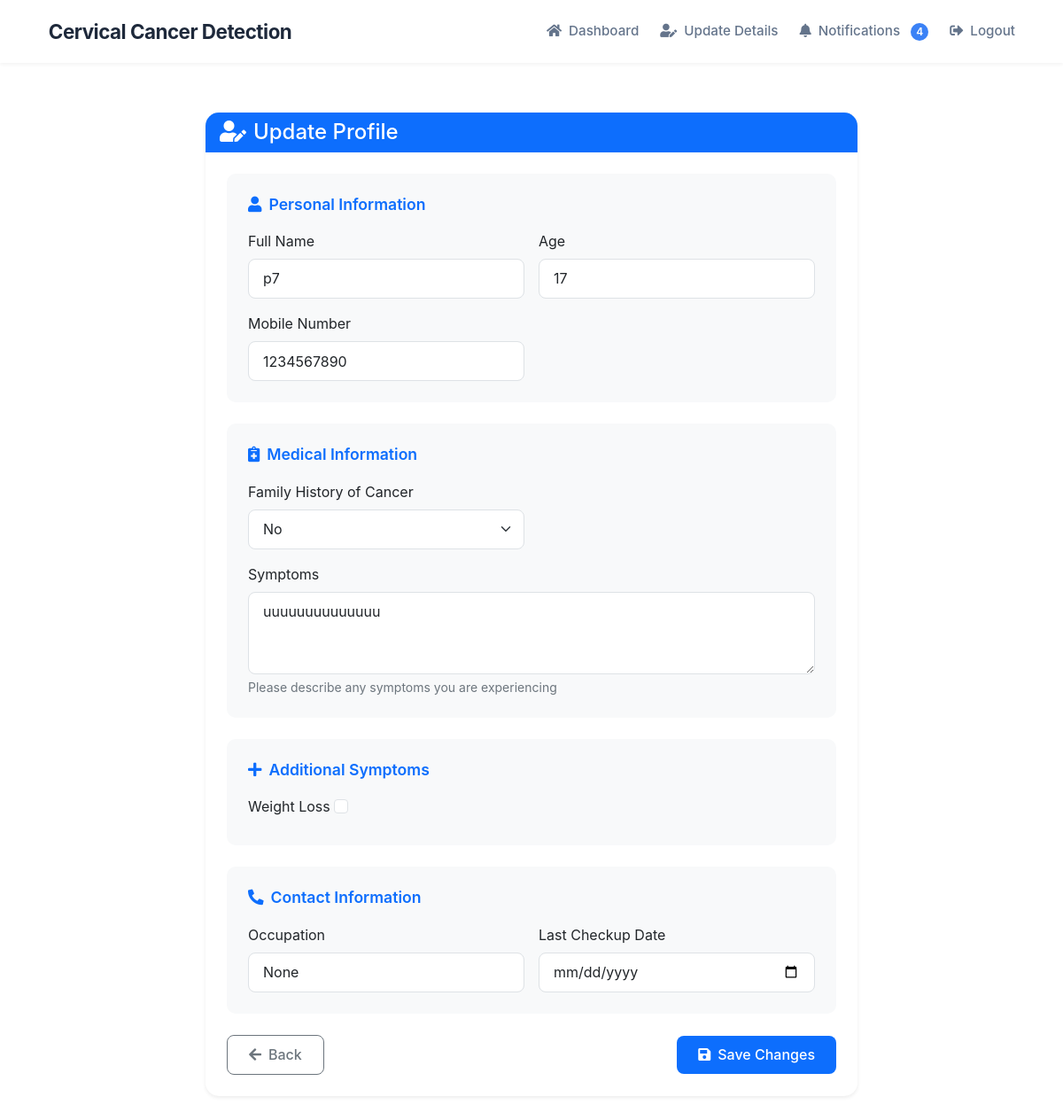
Page /update-details/ (signed in) on the committed database.
### members/models.py (models this page shows, shortened)
class Patient(models.Model):
    user = models.OneToOneField(User, on_delete=models.CASCADE)
    name = models.CharField(max_length=255)
    age = models.IntegerField()
    mobile_number = models.CharField(max_length=15, blank=True, null=True)
    symptoms = models.TextField()
    family_history = models.BooleanField(default=False)
    occupation = models.CharField(max_length=255, blank=True, null=True)
    weight_loss = models.BooleanField(default=False)
    last_checkup_date = models.DateField(blank=True, null=True)

### members/views.py (the view, shortened to what this page needs)
# urls.py: path('update-details/', views.update_patient_details, name='update_patient_details'),
@login_required
def update_patient_details(request):
    patient = Patient.objects.get(user=request.user)
    return render(request, 'update_patient.html', {'patient': patient})

### members/context_processors.py (called while the page is built)
def notification_count(request):
    if request.user.is_authenticated:
        unread_count = Notification.objects.filter(user=request.user, is_read=False).count()
        return {'unread_notifications_count': unread_count}
    return {'unread_notifications_count': 0}

### members/templates/update_patient.html (shortened to what this page needs)
{% extends 'base.html' %}
{% block content %}
<div class="container py-4">
    <div class="row justify-content-center">
        <div class="col-md-8">
            <div class="card shadow-sm">
                <div class="card-header bg-primary text-white d-flex justify-content-between align-items-center">
                    <h4 class="mb-0">
                        <i class="fas fa-user-edit me-2"></i>Update Profile
                    </h4>
                </div>
                <div class="card-body p-4">
                    <form method="post" class="needs-validation" novalidate>
                        <div class="section-card mb-4">
                            <h5 class="section-title">
                                <i class="fas fa-user me-2"></i>Personal Information
                            </h5>
                            <div class="row g-3">
                                <div class="col-md-6">
                                    <label for="name" class="form-label">Full Name</label>
                                    <input type="text" class="form-control" id="name" name="name" value="{{ patient.name }}" required>
                                </div>
                                <div class="col-md-6">
                                    <label for="age" class="form-label">Age</label>
                                    <input type="number" class="form-control" id="age" name="age" value="{{ patient.age }}" required>
                                </div>
                                <div class="col-md-6">
                                    <label for="mobile_number" class="form-label">Mobile Number</label>
                                    <input type="text" class="form-control" id="mobile_number" name="mobile_number" value="{{ patient.mobile_number }}" required pattern="[0-9]{10}" title="Enter a valid 10-digit mobile number">
                                </div>
                            </div>
                        </div>
                        <div class="section-card mb-4">
                            <h5 class="section-title">
                                <i class="fas fa-notes-medical me-2"></i>Medical Information
                            </h5>
                            <div class="row g-3">
                                <div class="col-md-6">
                                    <label for="family_history" class="form-label">Family History of Cancer</label>
                                    <select class="form-select" id="family_history" name="family_history" required>
                                        <option value="False" {% if not patient.family_history %}selected{% endif %}>No</option>
                                    </select>
                                </div>
                                <div class="col-12">
                                    <label for="symptoms" class="form-label">Symptoms</label>
                                    <textarea class="form-control" id="symptoms" name="symptoms" rows="3" required>{{ patient.symptoms }}</textarea>
                                    <div class="form-text">Please describe any symptoms you are experiencing</div>
                                </div>
                            </div>
                        </div>
                        <div class="section-card mb-4">
                            <h5 class="section-title">
                                <i class="fas fa-plus me-2"></i>Additional Symptoms
                            </h5>
                            <div class="row g-3">
                                <div class="col-md-6">
                                    <label for="weight_loss" class="form-label">Weight Loss</label>
                                    <input class="form-check-input" type="checkbox" id="weight_loss" name="weight_loss" {% if patient.weight_loss %}checked{% endif %}>
                                </div>
                            </div>
                        </div>
                        <div class="section-card mb-4">
                            <h5 class="section-title">
                                <i class="fas fa-phone-alt me-2"></i>Contact Information
                            </h5>
                            <div class="row g-3">
                                <div class="col-md-6">
                                    <label for="occupation" class="form-label">Occupation</label>
                                    <input type="text" class="form-control" id="occupation" name="occupation" value="{{ patient.occupation }}" required>
                                </div>
                                <div class="col-md-6">
                                    <label for="last_checkup_date" class="form-label">Last Checkup Date</label>
                                    <input type="date" class="form-control" id="last_checkup_date" name="last_checkup_date" value="{{ patient.last_checkup_date|date:'Y-m-d' }}" required>
                                </div>
                            </div>
                        </div>
                        <div class="d-flex justify-content-between align-items-center mt-4">
                            <a href="{% url 'patient_dashboard' %}" class="btn btn-outline-secondary">
                                <i class="fas fa-arrow-left me-2"></i>Back
                            </a>
                            <button type="submit" class="btn btn-primary">
                                <i class="fas fa-save me-2"></i>Save Changes
                            </button>
                        </div>
                    </form>
                </div>
            </div>
        </div>
    </div>
</div>
<link rel="stylesheet" href="https://cdnjs.cloudflare.com/ajax/libs/font-awesome/5.15.4/css/all.min.css">
{% endblock %}

### members/templates/base.html (style rules this page uses)
:root { --primary: #3b82f6; --primary-dark: #2563eb; --white: #ffffff; }
body { font-family: 'Inter', -apple-system, BlinkMacSystemFont, sans-serif; }

### members/templates/update_patient.html (style rules this page uses)
.card { border: none; border-radius: 15px; }
.card-header { border-radius: 15px 15px 0 0 !important; border-bottom: none; }
.section-card { background-color: #f8f9fa; border-radius: 10px; padding: 1.5rem; }
.section-title { color: #0d6efd; margin-bottom: 1.2rem; font-size: 1.1rem; font-weight: 600; }
.form-control, .form-select { border-radius: 8px; border: 1px solid #dee2e6; padding: 0.6rem 1rem; transition: all 0.3s ease; }
.btn { border-radius: 8px; padding: 0.6rem 1.5rem; font-weight: 500; transition: all 0.3s ease; }
.btn-primary { background-color: #0d6efd; border: none; }
.btn-outline-secondary { border: 1px solid #6c757d; }
.form-text { color: #6c757d; font-size: 0.875rem; margin-top: 0.25rem; }
.section-card { transition: transform 0.2s ease, box-shadow 0.2s ease; }

### rows in the picture
Patient: name "p7", age "17", mobile_number "1234567890", family_history "No", symptoms "uuuuuuuuuuuuuu", occupation "None"

### other values in the picture
{{ unread_notifications_count }} "4"
